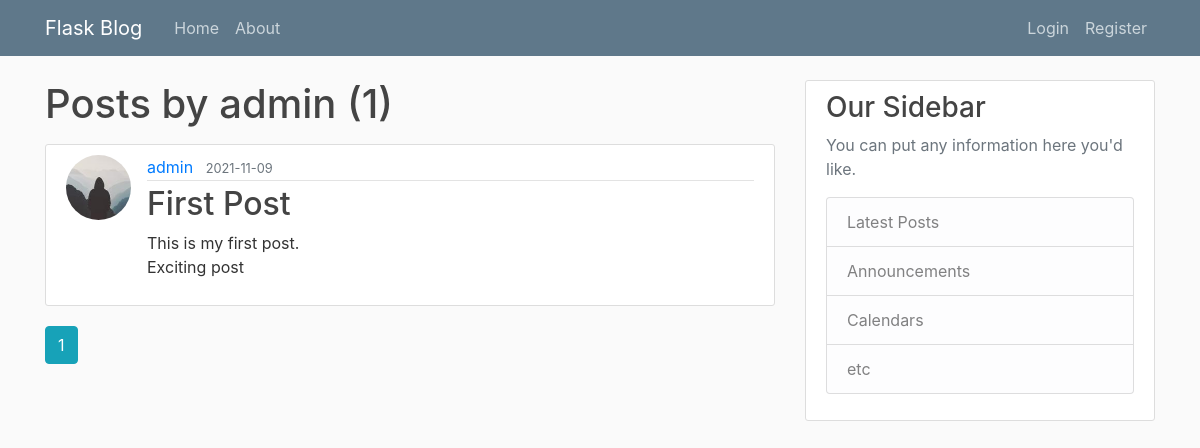
The app's page /user/admin, older data.
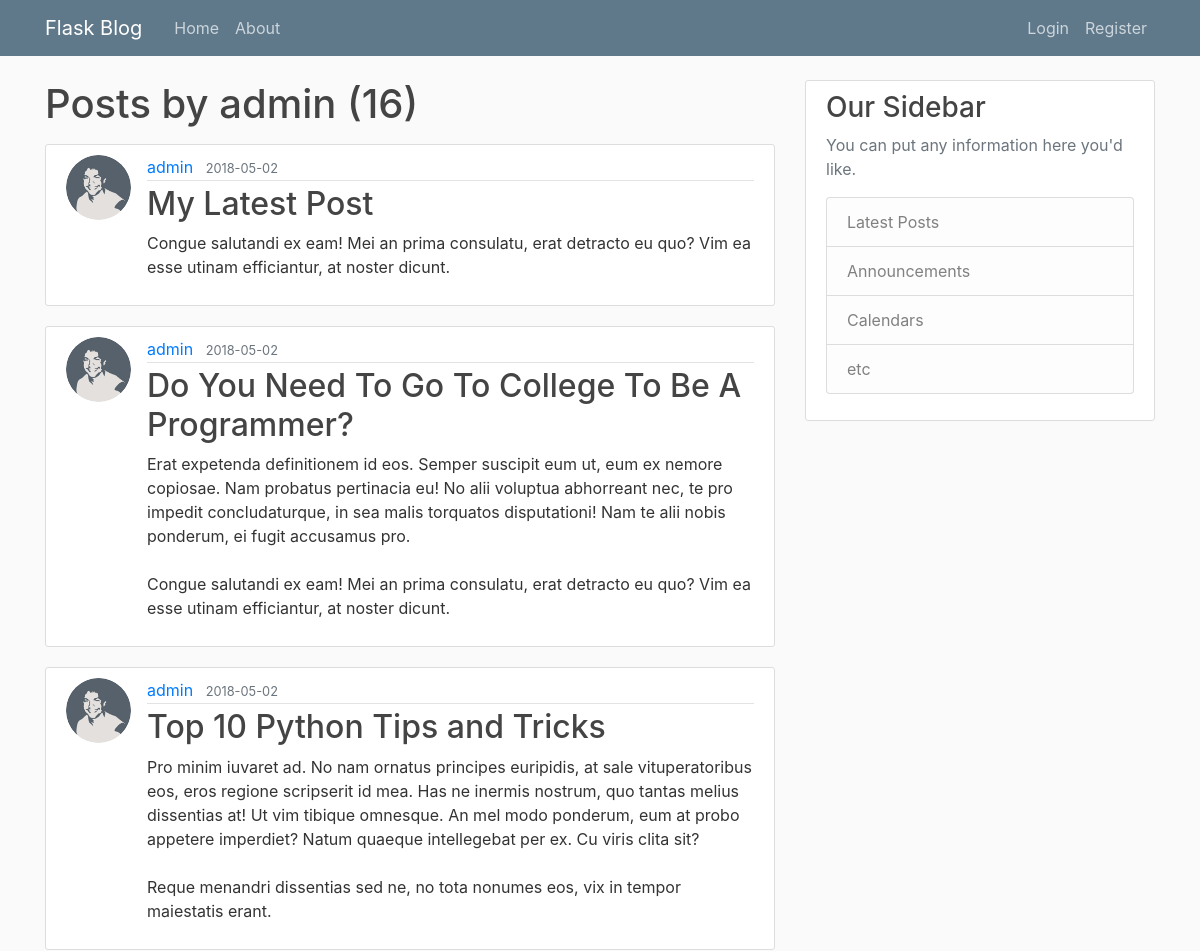
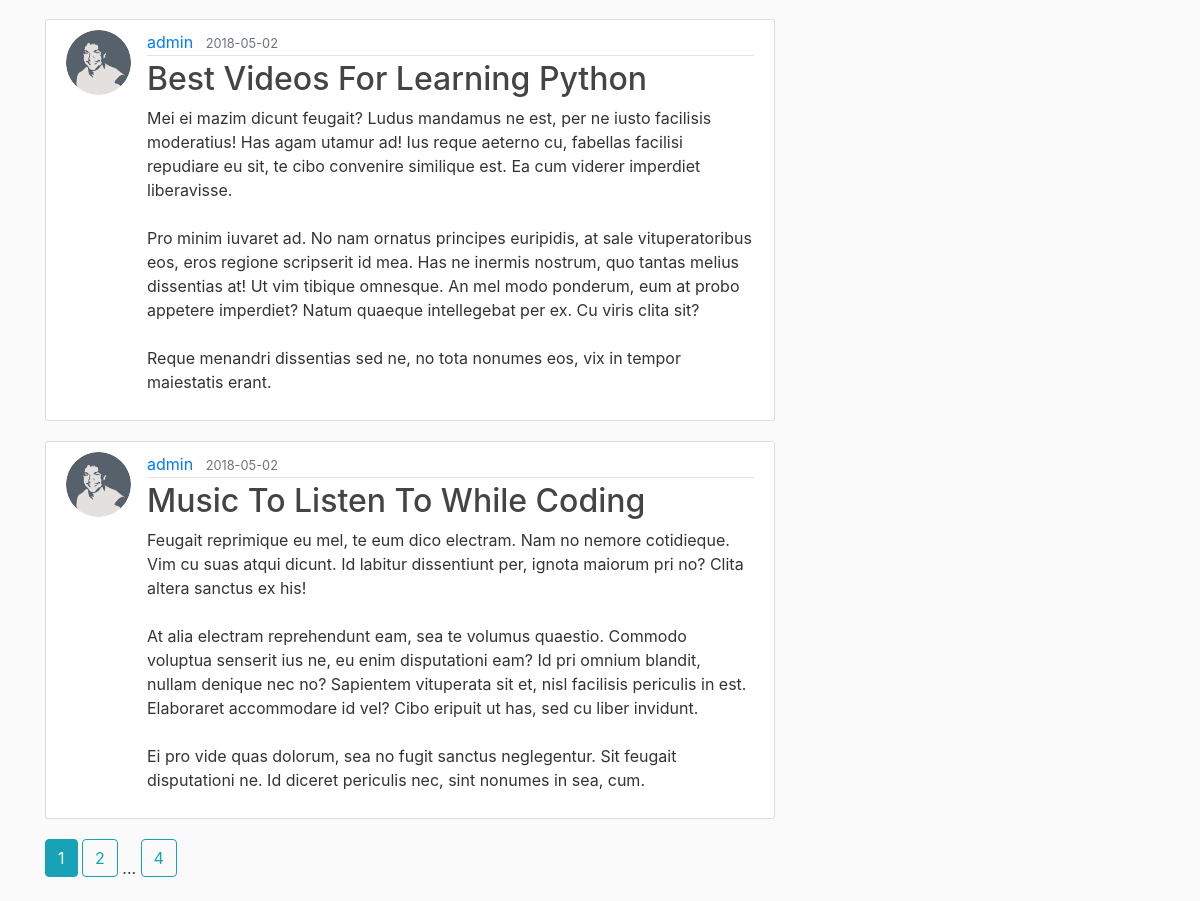
The same page, newer data (2 pictures, top to bottom).
### flaskblog/models.py (models this page shows, shortened)
class Post(db.Model):
    id = db.Column(db.Integer, primary_key=True)
    title = db.Column(db.String(100), nullable=False)
    date_posted = db.Column(db.DateTime, nullable=False, default=datetime.utcnow)
    content = db.Column(db.Text,  nullable=False)
    user_id = db.Column(db.Integer, db.ForeignKey('user.id'), nullable=False)

class User(db.Model, UserMixin):
    id = db.Column(db.Integer, primary_key=True)
    username = db.Column(db.String(20), unique=True, nullable=False)
    email = db.Column(db.String(120), unique=True, nullable=False)
    image_file = db.Column(db.String(20),  nullable=False, default='default.jpg')
    password = db.Column(db.String(60), nullable=False)
    post = db.relationship('Post', backref='author', lazy=True)

### flaskblog/routes.py (the view)
@app.route("/user/<string:username>")
def user_posts(username):
    user = User.query.filter_by(username=username).first()
    page = request.args.get('page', 1, type=int)
    posts = Post.query.filter_by(author=user) \
            .order_by(Post.date_posted.desc()) \
            .paginate(per_page=5)
    return render_template('user_posts.html', posts=posts, page=page, user=user)

### flaskblog/templates/user_posts.html
{% extends "layout.html" %}
{% block content %}
    <h1 class="mb-3">Posts by {{ user.username }} ({{ posts.total }})</h1>
    {% for post in posts.items %}
        <article class="media content-section">
          <img class="rounded-circle article-img" src="{{ url_for('static', filename='profile_pics/' + post.author.image_file) }}">
          <div class="media-body">
            <div class="article-metadata">
              <a class="mr-2" href="{{ url_for('user_posts', username=post.author.username) }}">{{ post.author.username }}</a>
              <small class="text-muted">{{ post.date_posted.strftime('%Y-%m-%d') }}</small>
            </div>
            <h2><a class="article-title" href="{{ url_for('post', post_id=post.id) }}">{{ post.title }}</a></h2>
            <p class="article-content">{{ post.content }}</p>
          </div>
        </article>
    {% endfor %}
    {% for page_num in posts.iter_pages(left_edge=1, right_edge=1, left_current=1, right_current=2) %}
      {% if page_num %}
        {% if posts.page == page_num %}
          <a class="btn btn-info mb-4" href="{{ url_for('user_posts', username=user.username, page=page_num) }}">{{ page_num }}</a>
        {% else %}
          <a class="btn btn-outline-info mb-4" href="{{ url_for('user_posts', username=user.username, page=page_num) }}">{{ page_num }}</a>
        {% endif %}
      {% else %}
        ...
      {% endif %}
    {% endfor %}
{% endblock content %}

Row changes from the older to the newer data that the page shows:
no longer on this page (row edited): Post: image_file (picture), author.username "admin", date_posted "2021-11-09", title "First Post", content "This is my first post. Exciting post"
added Post: image_file (picture), author.username "admin", date_posted "2018-05-02", title "My Latest Post", content "Congue salutandi ex eam! Mei an prima consulatu, erat detracto eu quo? Vim ea esse utinam efficiantur, at noster dicunt."
added Post: image_file (picture), author.username "admin", date_posted "2018-05-02", title "Do You Need To Go To College To Be A Programmer?", content "Erat expetenda definitionem id eos. Semper suscipit eum ut, eum ex nemore copiosae. Nam probatus pertinacia eu! No alii voluptua abhorreant nec, te pro impedit concludaturque, in sea malis torquatos disputationi! Nam te alii nobis ponderum, ei fugit accusamus pro. Congue salutandi ex eam! Mei an prima consulatu, erat detracto eu quo? Vim ea esse utinam efficiantur, at noster dicunt."
added Post: image_file (picture), author.username "admin", date_posted "2018-05-02", title "Top 10 Python Tips and Tricks", content "Pro minim iuvaret ad. No nam ornatus principes euripidis, at sale vituperatoribus eos, eros regione scripserit id mea. Has ne inermis nostrum, quo tantas melius dissentias at! Ut vim tibique omnesque. An mel modo ponderum, eum at probo appetere imperdiet? Natum quaeque intellegebat per ex. Cu viris clita sit? Reque menandri dissentias sed ne, no tota nonumes eos, vix in tempor maiestatis erant."
added Post: image_file (picture), author.username "admin", date_posted "2018-05-02", title "Best Videos For Learning Python", content "Mei ei mazim dicunt feugait? Ludus mandamus ne est, per ne iusto facilisis moderatius! Has agam utamur ad! Ius reque aeterno cu, fabellas facilisi repudiare eu sit, te cibo convenire similique est. Ea cum viderer imperdiet liberavisse. Pro minim iuvaret ad. No nam ornatus principes euripidis, at sale vituperatoribus eos, eros regione scripserit id mea. Has ne inermis nostrum, quo tantas melius dissentias at! Ut vim tibique omnesque. An mel modo ponderum, eum at probo appetere imperdiet? Natum quaeque intellegebat per ex. Cu viris clita sit? Reque menandri dissentias sed ne, no tota nonumes eos, vix in tempor maiestatis erant."
added Post: image_file (picture), author.username "admin", date_posted "2018-05-02", title "Music To Listen To While Coding", content "Feugait reprimique eu mel, te eum dico electram. Nam no nemore cotidieque. Vim cu suas atqui dicunt. Id labitur dissentiunt per, ignota maiorum pri no? Clita altera sanctus ex his! At alia electram reprehendunt eam, sea te volumus quaestio. Commodo voluptua senserit ius ne, eu enim disputationi eam? Id pri omnium blandit, nullam denique nec no? Sapientem vituperata sit et, nisl facilisis periculis in est. Elaboraret accommodare id vel? Cibo eripuit ut has, sed cu liber invidunt. Ei pro vide quas dolorum, sea no fugit sanctus neglegentur. Sit feugait disputationi ne. Id diceret periculis nec, sint nonumes in sea, cum."
Text that changed along with them:
{{ posts.total }}: "1" → "16"
new list line: "2"
new list line: "4"
